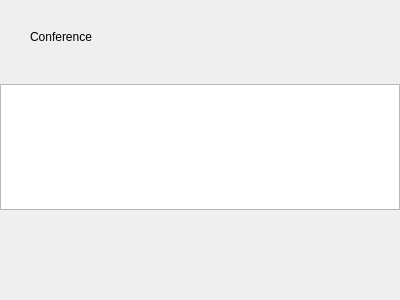
<?xml version="1.0" encoding="UTF-8"?>
<ui version="4.0">
 <class>ConferenceWidget</class>
 <widget class="QWidget" name="ConferenceWidget">
  <property name="geometry">
   <rect>
    <x>0</x>
    <y>0</y>
    <width>400</width>
    <height>300</height>
   </rect>
  </property>
  <property name="windowTitle">
   <string notr="true">Form</string>
  </property>
  <property name="qss_tags" stdset="0">
   <stringlist notr="true">
    <string>xlet_frame</string>
   </stringlist>
  </property>
  <layout class="QVBoxLayout" name="verticalLayout">
   <property name="spacing">
    <number>0</number>
   </property>
   <property name="leftMargin">
    <number>0</number>
   </property>
   <property name="topMargin">
    <number>30</number>
   </property>
   <property name="rightMargin">
    <number>0</number>
   </property>
   <property name="bottomMargin">
    <number>90</number>
   </property>
   <item>
    <layout class="QVBoxLayout" name="verticalLayout_4">
     <property name="spacing">
      <number>0</number>
     </property>
     <property name="leftMargin">
      <number>30</number>
     </property>
     <property name="rightMargin">
      <number>30</number>
     </property>
     <property name="bottomMargin">
      <number>40</number>
     </property>
     <item>
      <widget class="QLabel" name="conference_label">
       <property name="text">
        <string>Conference</string>
       </property>
       <property name="indent">
        <number>0</number>
       </property>
       <property name="qss_tags" stdset="0">
        <stringlist notr="true">
         <string>xlet_h1</string>
        </stringlist>
       </property>
      </widget>
     </item>
     <item>
      <widget class="HorizontalMenu" name="menu" native="true"/>
     </item>
    </layout>
   </item>
   <item>
    <widget class="QStackedWidget" name="conference_tables">
     <property name="lineWidth">
      <number>0</number>
     </property>
     <property name="currentIndex">
      <number>0</number>
     </property>
     <widget class="QWidget" name="list_page">
      <layout class="QVBoxLayout" name="verticalLayout_3">
       <property name="spacing">
        <number>0</number>
       </property>
       <property name="leftMargin">
        <number>0</number>
       </property>
       <property name="topMargin">
        <number>0</number>
       </property>
       <property name="rightMargin">
        <number>0</number>
       </property>
       <property name="bottomMargin">
        <number>0</number>
       </property>
       <item>
        <widget class="ConferenceListView" name="list_table"/>
       </item>
      </layout>
     </widget>
     <widget class="QWidget" name="room_page">
      <layout class="QVBoxLayout" name="verticalLayout_2">
       <property name="spacing">
        <number>0</number>
       </property>
       <property name="leftMargin">
        <number>0</number>
       </property>
       <property name="topMargin">
        <number>0</number>
       </property>
       <property name="rightMargin">
        <number>0</number>
       </property>
       <property name="bottomMargin">
        <number>0</number>
       </property>
       <item>
        <widget class="ConferenceRoomView" name="room_table"/>
       </item>
      </layout>
     </widget>
    </widget>
   </item>
  </layout>
 </widget>
 <customwidgets>
  <customwidget>
   <class>HorizontalMenu</class>
   <extends>QWidget</extends>
   <header location="global">xletlib/horizontal_menu.h</header>
   <container>1</container>
  </customwidget>
  <customwidget>
   <class>ConferenceListView</class>
   <extends>QTableView</extends>
   <header location="global">xlets/conference/conference_list_view.h</header>
  </customwidget>
  <customwidget>
   <class>ConferenceRoomView</class>
   <extends>QTableView</extends>
   <header location="global">xlets/conference/conference_room_view.h</header>
  </customwidget>
 </customwidgets>
 <resources/>
 <connections/>
</ui>
